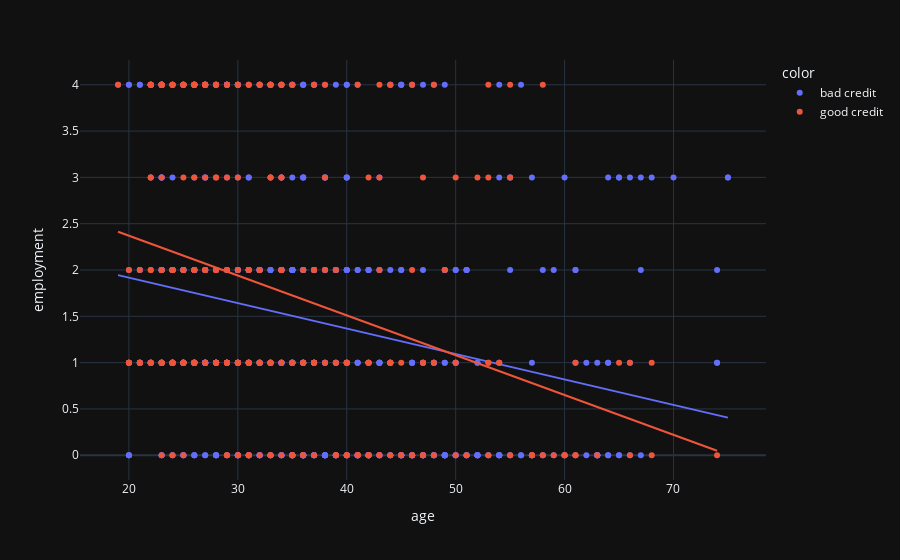

Write notebook code for a chart like this one.
### Code cell
px.scatter(df_num, x = "age", y = "employment", color=df_num['credit_class'].apply(lambda x: "bad credit" if x==0 else "good credit"), trendline = "ols")

### Figure 1 — Plotly figure (JSON) as saved in the notebook; plotly's stock layout.template omitted (floating-point values rounded to 4 significant figures; data arrays with more than 128 entries replaced by an {"elided": "..."} marker saying what was removed)
{"data": [{"hovertemplate": "color=bad credit<br>age=%{x}<br>employment=%{y}<extra></extra>", "legendgroup": "bad credit", "marker": {"color": "#636efa", "symbol": "circle"}, "mode": "markers", "name": "bad credit", "orientation": "v", "showlegend": true, "x": {"elided": "700 int values"}, "xaxis": "x", "y": {"elided": "700 int values"}, "yaxis": "y", "type": "scatter"}, {"hovertemplate": "<b>OLS trendline</b><br>employment = -0.0274792 * age + 2.46684<br>R<sup>2</sup>=0.055028<br><br>color=bad credit<br>age=%{x}<br>employment=%{y} <b>(trend)</b><extra></extra>", "legendgroup": "bad credit", "marker": {"color": "#636efa", "symbol": "circle"}, "mode": "lines", "name": "bad credit", "showlegend": false, "x": {"elided": "700 int values"}, "xaxis": "x", "y": {"elided": "700 float values"}, "yaxis": "y", "type": "scatter"}, {"hovertemplate": "color=good credit<br>age=%{x}<br>employment=%{y}<extra></extra>", "legendgroup": "good credit", "marker": {"color": "#EF553B", "symbol": "circle"}, "mode": "markers", "name": "good credit", "orientation": "v", "showlegend": true, "x": {"elided": "300 int values"}, "xaxis": "x", "y": {"elided": "300 int values"}, "yaxis": "y", "type": "scatter"}, {"hovertemplate": "<b>OLS trendline</b><br>employment = -0.0429813 * age + 3.22979<br>R<sup>2</sup>=0.107500<br><br>color=good credit<br>age=%{x}<br>employment=%{y} <b>(trend)</b><extra></extra>", "legendgroup": "good credit", "marker": {"color": "#EF553B", "symbol": "circle"}, "mode": "lines", "name": "good credit", "showlegend": false, "x": {"elided": "300 int values"}, "xaxis": "x", "y": {"elided": "300 float values"}, "yaxis": "y", "type": "scatter"}], "layout": {"xaxis": {"anchor": "y", "domain": [0.0, 1.0], "title": {"text": "age"}}, "yaxis": {"anchor": "x", "domain": [0.0, 1.0], "title": {"text": "employment"}}, "legend": {"title": {"text": "color"}, "tracegroupgap": 0}, "margin": {"t": 60}}}
